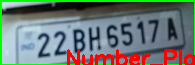
#> input picture number_plate/image0.png, 195 x 65 px, given in place of carvideothree.mp4, which was not available
$ python main.py
#> lines starting #> are read from the running program, lines starting #| are printed output that depends on the picture; pictures that were not available may be replaced by others from this repository, and a replacement may not be noted
import cv2
import numpy as np
import imutils

# Load the cascade XML files for face and helmet detection
face_cascade = cv2.CascadeClassifier('haarcascade_frontalface_default.xml')
helmet_cascade = cv2.CascadeClassifier('cascade.xml')
license_cascade=cv2.CascadeClassifier('haarcascade_russian_plate.xml')
# video_file = "video.mp4"
# cap = cv2.VideoCapture(video_file)
# Initialize the camera
cap = cv2.VideoCapture("Resources/carvideothree.mp4")
# cap = cv2.VideoCapture(1)

while True:
    # Capture frame-by-frame
    ret, frame = cap.read()
#> frame is the input picture: shape (65, 195, 3); mean B, G, R 114.5, 119.5, 108.4

    # Resize the frame to a smaller size for faster processing
    frame = imutils.resize(frame, width=500)
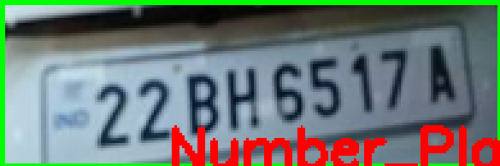
#> frame: shape (166, 500, 3); mean B, G, R 114.4, 119.4, 108.3

    # Convert the frame to grayscale
    gray = cv2.cvtColor(frame, cv2.COLOR_BGR2GRAY)
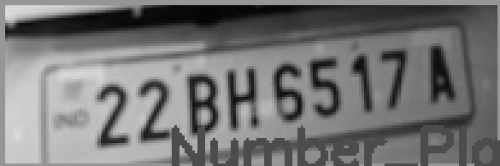
#> gray: shape (166, 500); min 4, max 221, mean 115.5

    # Detect faces in the frame
    faces = face_cascade.detectMultiScale(gray, scaleFactor=1.1, minNeighbors=5, minSize=(30, 30))
#> faces = ()

    # Loop through each face detected
    for (x, y, w, h) in faces:
        # Draw a rectangle around the face
        cv2.rectangle(frame, (x, y), (x+w, y+h), (0, 255, 0), 2)

        # Crop the face region and convert it to grayscale
        roi_gray = gray[y:y+h, x:x+w]

        # Detect helmets in the face region
        helmets = helmet_cascade.detectMultiScale(roi_gray, scaleFactor=1.1, minNeighbors=5, minSize=(30, 30))

        # If a helmet is detected, draw a rectangle around it
        if len(helmets) > 0:
            (hx, hy, hw, hh) = helmets[0]
            cv2.rectangle(frame, (x+hx, y+hy), (x+hx+hw, y+hy+hh), (0, 0, 255), 2)
            cv2.putText(frame, 'Helmet', (x+hx, y+hy-10), cv2.FONT_HERSHEY_SIMPLEX, 0.7, (0, 0, 255), 2)
        else:
            cv2.putText(frame, 'No Helmet', (x, y-10), cv2.FONT_HERSHEY_SIMPLEX, 0.7, (0, 0, 255), 2)
#> this loop made 0 passes

    # Display the resulting frame

    license=license_cascade.detectMultiScale(gray, scaleFactor=1.1, minNeighbors=5, minSize=(30, 30))
#> license = ()
    c=0
    for (x,y,w,h) in license:

   # draw bounding rectangle around the license number plate
        if(len(license)>0):

            cv2.rectangle(frame, (x,y), (x+w, y+h), (0,255,0), 2)
            gray_plates = gray[y:y+h, x:x+w]
            color_plates = frame[y:y+h, x:x+w]
            cv2.putText(frame, 'Number_Plate', (x+h, y+h), cv2.FONT_HERSHEY_SIMPLEX, 0.7, (0, 0, 255), 2)
            cv2.imwrite('./number_plate/image{}.png'.format(c),color_plates)
            c+=1
#> after the loop, c = 0


    # cv2.imshow('Number Plate Image', frame)
    cv2.imshow('Helmet & No. Plate Detection', frame)
    # Exit the loop and release the camera when the user presses the "q" key

    if cv2.waitKey(1) & 0xFF == ord('q'):
#> (key q is pressed here)
        break

# Release the camera and close all windows
cap.release()
cv2.destroyAllWindows()

$ run again, on number_plate/image1.png
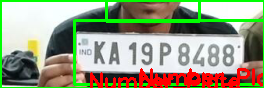
#> input picture number_plate/image1.png, 264 x 88 px, given in place of carvideothree.mp4, which was not available
#> frame is the input picture: shape (88, 264, 3); mean B, G, R 130.8, 158.1, 152.6
#> faces = ()
#> license = [[133, 40, 335, 112]]
#> the loop `for (x,y,w,h) in license:` made 1 pass
#> (x, y, w, h, c) on pass 1: (133, 40, 335, 112, 1)
#> pass 1, `cv2.imwrite('./number_plate/image{}.png'.format(c),color_plates)`:
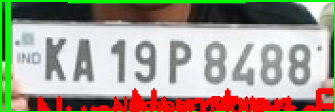
#> saved as image0.png: shape (112, 335, 3); mean B, G, R 145.3, 159.4, 164
#> after the loop `for (x,y,w,h) in license:`:
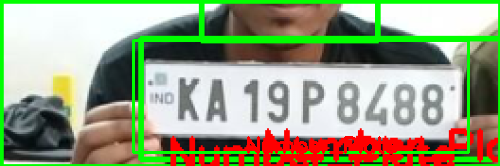
#> frame: shape (166, 500, 3); mean B, G, R 129.7, 161.5, 151.2
#> after the loop `for (x,y,w,h) in license:`: c = 1
